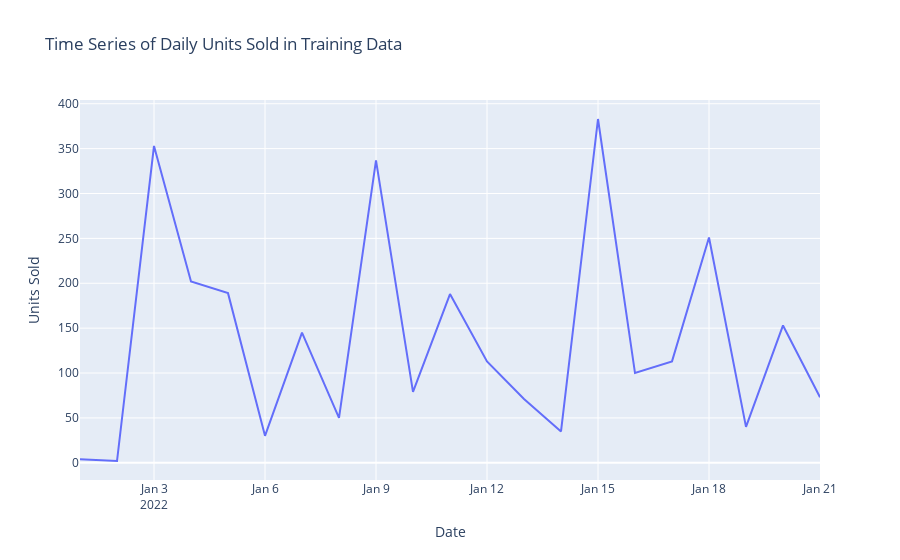

Write notebook code for a chart like this one.
### Code cell
# Zooming into the first three weeks of data from the above plot
plot_data = []
plot_data.append(go.Scatter(x= sales_data['Date'][0:21], y= sales_data['Units Sold'][0:21]))
layout = go.Layout(xaxis = dict(title='Date'), yaxis = dict(title= 'Units Sold'), 
                   title = 'Time Series of Daily Units Sold in Training Data')
fig = go.Figure(data= plot_data, layout=layout)

plotly.offline.iplot(fig)

### Figure 1 — Plotly figure (JSON) as saved in the notebook; plotly's stock layout.template omitted (floating-point values rounded to 4 significant figures)
{"data": [{"type": "scatter", "x": ["2022-01-01T00:00:00", "2022-01-02T00:00:00", "2022-01-03T00:00:00", "2022-01-04T00:00:00", "2022-01-05T00:00:00", "2022-01-06T00:00:00", "2022-01-07T00:00:00", "2022-01-08T00:00:00", "2022-01-09T00:00:00", "2022-01-10T00:00:00", "2022-01-11T00:00:00", "2022-01-12T00:00:00", "2022-01-13T00:00:00", "2022-01-14T00:00:00", "2022-01-15T00:00:00", "2022-01-16T00:00:00", "2022-01-17T00:00:00", "2022-01-18T00:00:00", "2022-01-19T00:00:00", "2022-01-20T00:00:00", "2022-01-21T00:00:00"], "y": [4, 2, 353, 202, 189, 30, 145, 50, 337, 79, 188, 113, 71, 35, 383, 100, 113, 251, 40, 153, 73]}], "layout": {"title": {"text": "Time Series of Daily Units Sold in Training Data"}, "xaxis": {"title": {"text": "Date"}}, "yaxis": {"title": {"text": "Units Sold"}}}}
